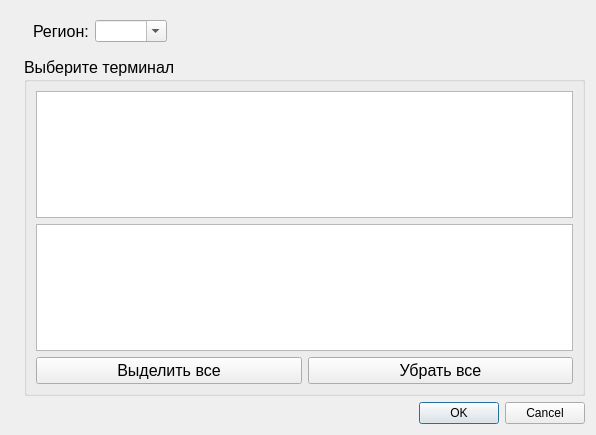
<?xml version="1.0" encoding="UTF-8"?>
<ui version="4.0">
 <class>AddTerminalsDialog</class>
 <widget class="QDialog" name="AddTerminalsDialog">
  <property name="geometry">
   <rect>
    <x>0</x>
    <y>0</y>
    <width>596</width>
    <height>435</height>
   </rect>
  </property>
  <property name="windowTitle">
   <string>Dialog</string>
  </property>
  <layout class="QGridLayout" name="gridLayout_2">
   <item row="0" column="0" rowspan="2">
    <widget class="QLabel" name="label_2">
     <property name="text">
      <string/>
     </property>
     <property name="pixmap">
      <pixmap resource="../resourses.qrc">:/Images/fuellogo.png</pixmap>
     </property>
     <property name="alignment">
      <set>Qt::AlignLeading|Qt::AlignLeft|Qt::AlignTop</set>
     </property>
    </widget>
   </item>
   <item row="1" column="1">
    <widget class="QGroupBox" name="groupBox">
     <property name="font">
      <font>
       <pointsize>12</pointsize>
       <weight>50</weight>
       <bold>false</bold>
      </font>
     </property>
     <property name="title">
      <string>Выберите терминал</string>
     </property>
     <layout class="QGridLayout" name="gridLayout">
      <item row="0" column="0" colspan="2">
       <widget class="QTableView" name="tableViewTerminals">
        <property name="font">
         <font>
          <pointsize>10</pointsize>
          <weight>50</weight>
          <bold>false</bold>
         </font>
        </property>
        <property name="focusPolicy">
         <enum>Qt::WheelFocus</enum>
        </property>
        <property name="editTriggers">
         <set>QAbstractItemView::NoEditTriggers</set>
        </property>
        <property name="alternatingRowColors">
         <bool>true</bool>
        </property>
        <property name="selectionMode">
         <enum>QAbstractItemView::SingleSelection</enum>
        </property>
        <property name="selectionBehavior">
         <enum>QAbstractItemView::SelectRows</enum>
        </property>
       </widget>
      </item>
      <item row="1" column="0" colspan="2">
       <widget class="QTableWidget" name="tableWidgetTerminals">
        <property name="font">
         <font>
          <pointsize>10</pointsize>
         </font>
        </property>
        <property name="editTriggers">
         <set>QAbstractItemView::NoEditTriggers</set>
        </property>
        <property name="alternatingRowColors">
         <bool>true</bool>
        </property>
        <property name="selectionMode">
         <enum>QAbstractItemView::NoSelection</enum>
        </property>
       </widget>
      </item>
      <item row="2" column="0">
       <widget class="QPushButton" name="pushButtonSelectAll">
        <property name="text">
         <string>Выделить все</string>
        </property>
        <property name="icon">
         <iconset resource="../resourses.qrc">
          <normaloff>:/Images/all_check.png</normaloff>:/Images/all_check.png</iconset>
        </property>
        <property name="iconSize">
         <size>
          <width>32</width>
          <height>32</height>
         </size>
        </property>
       </widget>
      </item>
      <item row="2" column="1">
       <widget class="QPushButton" name="pushButtonDeSelectAll">
        <property name="text">
         <string>Убрать все</string>
        </property>
        <property name="icon">
         <iconset resource="../resourses.qrc">
          <normaloff>:/Images/removeAll.png</normaloff>:/Images/removeAll.png</iconset>
        </property>
        <property name="iconSize">
         <size>
          <width>32</width>
          <height>32</height>
         </size>
        </property>
       </widget>
      </item>
     </layout>
    </widget>
   </item>
   <item row="2" column="1">
    <widget class="QDialogButtonBox" name="buttonBox">
     <property name="standardButtons">
      <set>QDialogButtonBox::Cancel|QDialogButtonBox::Ok</set>
     </property>
    </widget>
   </item>
   <item row="0" column="1">
    <widget class="QFrame" name="frame">
     <property name="lineWidth">
      <number>0</number>
     </property>
     <layout class="QHBoxLayout" name="horizontalLayout">
      <item>
       <widget class="QLabel" name="label">
        <property name="font">
         <font>
          <pointsize>12</pointsize>
         </font>
        </property>
        <property name="text">
         <string>Регион:</string>
        </property>
       </widget>
      </item>
      <item>
       <widget class="QComboBox" name="comboBoxRegions">
        <property name="editable">
         <bool>true</bool>
        </property>
        <property name="maxVisibleItems">
         <number>15</number>
        </property>
       </widget>
      </item>
      <item>
       <spacer name="horizontalSpacer">
        <property name="orientation">
         <enum>Qt::Horizontal</enum>
        </property>
        <property name="sizeHint" stdset="0">
         <size>
          <width>302</width>
          <height>20</height>
         </size>
        </property>
       </spacer>
      </item>
     </layout>
    </widget>
   </item>
  </layout>
 </widget>
 <resources>
  <include location="../resourses.qrc"/>
 </resources>
 <connections/>
</ui>
